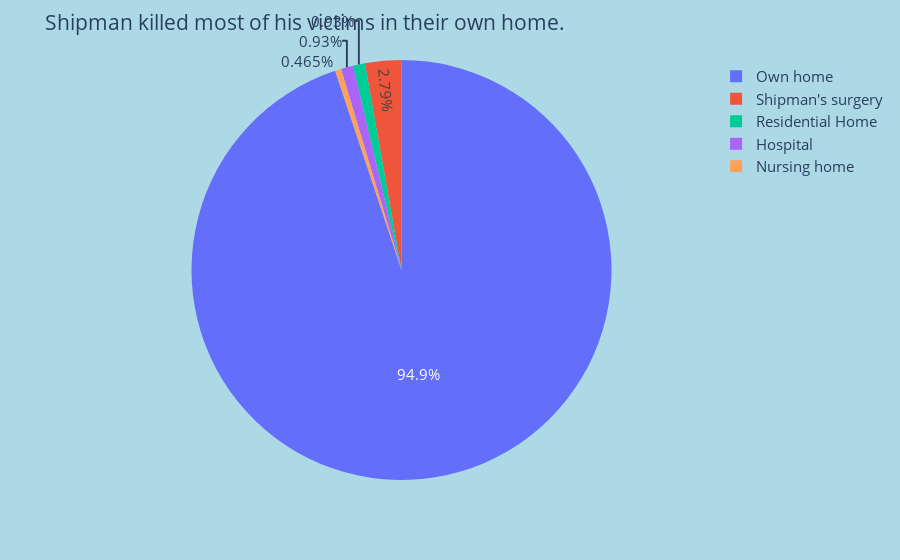

The code cell stored with this chart in its notebook:
### Code cell
import numpy
import plotly.express as px


# Random Data
names = df['placeofdeath']
x = df['amount of deaths']

fig = px.pie(values=x, names=names)
fig.update_layout(
    title=dict(text="Shipman killed most of his victims in their own home."), font=dict(size=15)
)
fig.update_layout(paper_bgcolor="lightblue")
fig.show()

### Figure 1 — Plotly figure (JSON) as saved in the notebook; plotly's stock layout.template omitted (floating-point values rounded to 4 significant figures)
{"data": [{"domain": {"x": [0, 1], "y": [0, 1]}, "hovertemplate": "label=%{label}<br>value=%{value}<extra></extra>", "labels": ["Own home", "Shipman's surgery", "Residential Home", "Hospital", "Nursing home"], "legendgroup": "", "name": "", "showlegend": true, "type": "pie", "values": [204, 6, 2, 2, 1]}], "layout": {"font": {"size": 15}, "legend": {"tracegroupgap": 0}, "margin": {"t": 60}, "paper_bgcolor": "lightblue", "title": {"text": "Shipman killed most of his victims in their own home."}}}
